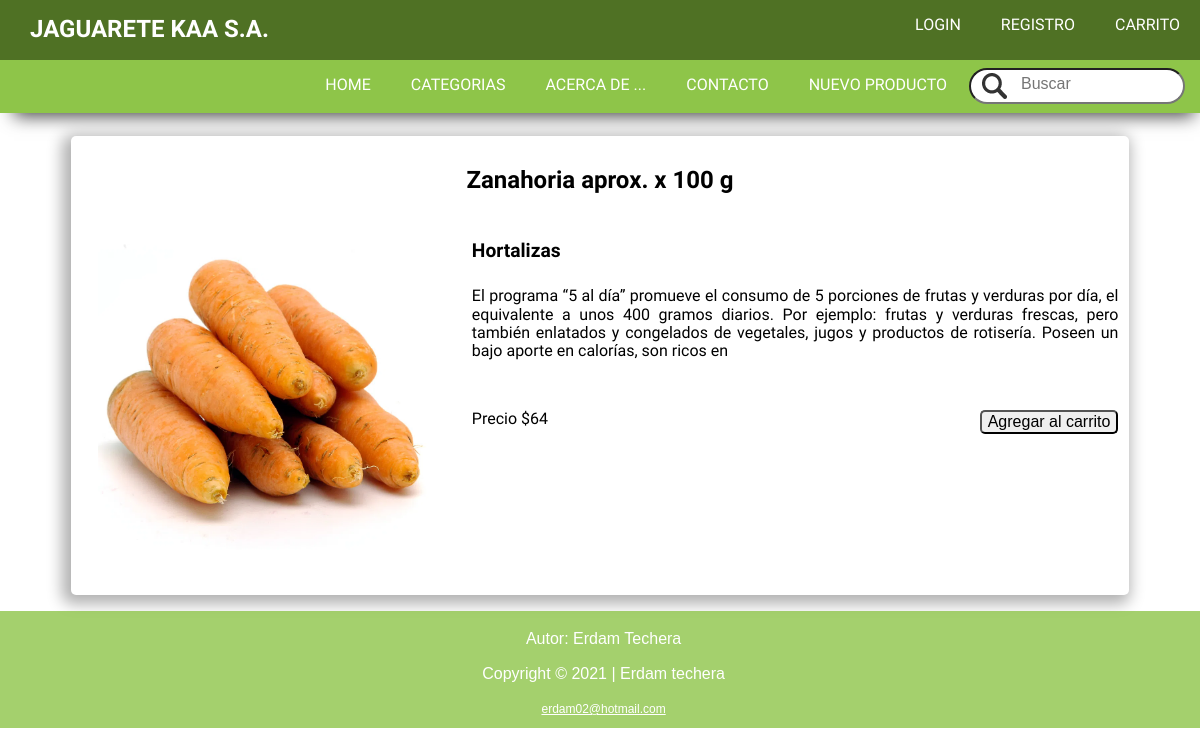
The app's page /productos/1 with its own data.
### JAGUARETE/models.py (models this page shows, shortened)
class Producto(models.Model):
    titulo = models.CharField(max_length=50)
    imagen = models.ImageField(upload_to="_img", null=True)
    descripcion = models.CharField(max_length=500)
    precio = models.IntegerField()
    categoria = models.ForeignKey(Categoria, null=False, blank=False, on_delete=models.CASCADE)

class Categoria(models.Model):
    nombre= models.CharField(max_length=120, default="")
    def __str__(self):
       return f"{self.nombre}"

### JAGUARETE/views.py (the view)
# urls.py: path('productos/<int:producto_id>', views.productos, name="productos"),
def productos(request, producto_id):
    producto = Producto.objects.get(id=producto_id)
    categoria = Categoria.objects.all()
    return render(request, "JAGUARETE/producto.html",{
        "titulo": "producto",
        "producto": producto,
        "categorias": categoria
    })

### JAGUARETE/templates/JAGUARETE/producto.html (shortened to what this page needs)
{% extends "JAGUARETE/layout.html" %}
 {% block main %}
{% load static %}
      <main>
         <section>
            <article id="articuloSecundario">
               <h2 class="centrar"> {% if producto %} {{ producto.titulo }} {% else %} Titulo del producto{% endif %}</h2>
               <div  class="flexCaja">
                <div id="imagen"> {% if producto %}  <img src="{{producto.imagen.url}}" alt=""> {% else %}<img src="{% static '_img/iconos/foto.png' %}" alt="">{% endif %}</div>
                <div id="descripcion"><h4>{% if producto %} {{ producto.categoria }} {% else %} Categoría{% endif %}</h4>
                {% if producto %} {{ producto.descripcion }} {% endif %}
                    <p></p>
           <div id="precio">Precio{% if producto %} ${{ producto.precio }} {% else %} $xxxxx{% endif %} <input type="button" value="Agregar al carrito"></div>
                </div>
                </div>
            </article>
         </section>
      </main>
 {% endblock %}

### JAGUARETE/static/_css/estilo.css (style rules this page uses)
:root { --colorEncabezado: rgb(79, 113, 36); --colorPagina: rgb(142, 197, 73); --colorTexto: #77837F; --colorFooter: rgba(142, 197, 73, .8); --colorBotonHover: rgba(142, 197, 73, .5); --colorBlanco: white; --menuUser: rgba(142, 197, 73, .8); --transparente:rgba(0, 0, 0, 0.75); }
body { font-family: 'Lemonada', cursive; }
main { width: 100%; padding-top: 1%; padding-bottom: .3%; : }
section { width: 90%; margin: 0 auto 1% auto; }
#articuloSecundario p { padding-bottom: 13px; padding: 10px; }

### JAGUARETE/static/_css/buscador.css (style rules this page uses)
input::placeholder { padding-left: 50px; transition: all .5s; }

### JAGUARETE/static/_css/articulos.css (style rules this page uses)
#articuloSecundario { padding: 1%; }
input[type="button"] { display: block; cursor: pointer; border-radius: 5px; }
article { margin: 1%; background: var(--colorBlanco); border-radius: 5px; -webkit-box-shadow: -4px 4px 15px 5px rgba(0,0,0,0.31); box-shadow: -4px 4px 15px 5px rgba(0,0,0,0.31); }

### JAGUARETE/static/_css/productos.css (style rules this page uses)
.centrar { text-align: center; }
.flexCaja { display: flex; width: 100%; }
#imagen { width: 40%; }
#imagen img { object-fit: contain; width: 90%; margin: 4.5%; }
#descripcion { width: 70%; padding-left: 2%; text-align: justify; texto-justify: inter-palabra; }
#descripcion p { font-size: .9em; }
#descripcion h4 { font-size: 1.2em; }
#precio { width: 100%; padding-right: 3%; }
#precio input[type="button"] { float: right; }

### records on screen
Producto: titulo "Zanahoria aprox. x 100 g", imagen (picture), categoria "Hortalizas", descripcion "El programa “5 al día” promueve el consumo de 5 porciones de frutas y verduras por día, el equivalente a unos 400 gramos diarios. Por ejemplo: frutas y verduras frescas, pero también enlatados y congelados de vegetales, jugos y productos de rotisería. Poseen un bajo aporte en calorías, son ricos en", precio "64"
